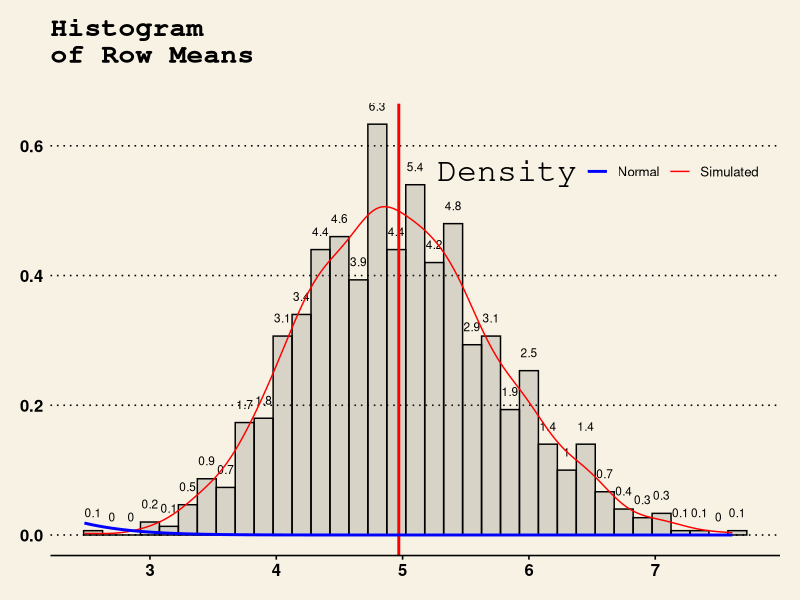

R code for this plot: (Note: this script raises an error after producing the figure.)
## ---- chunk 1
require(knitr)
opts_chunk$set(cache=FALSE, results = "show", fig.width=10, fig.height=8)
## ---- chunk 2
setwd("~/dev/cousera/courses/06_StatisticalInference/001_Course_Work")

requiredPackages <- c("ggplot2",   # Used to plot graphics 
                      "ggthemes",  # Extra themes, scales and geoms for ggplot (Very cool!)
                      "xtable",
                      "dplyr",
                      "compare")
ipak <- function(pkg){
        new.pkg <- pkg[!(pkg %in% installed.packages()[, "Package"])]
        if (length(new.pkg))
                install.packages(new.pkg, dependencies = TRUE)
        sapply(pkg, require, character.only = TRUE)
}

ipak(requiredPackages)
## ---- chunk 3

set.seed(777)           # Define random number seed

lambda <- 0.2           # Define the rate parameter
simulationCount <- 1000 # Define the number of simulations to run
sampleSize <- 40  # Define the sample size 

## ---- chunk 4

simulationData <- matrix(rexp(simulationCount*sampleSize, lambda), simulationCount, sampleSize)

## ---- chunk 5
# Calculate the row means... 
simulationData <- data.frame(simulationData) %>% mutate(row.Means = rowMeans(.[]))
head(simulationData$row.Means)

# Calculate Theoretical Mean
theoreticalMean <- 1/lambda
theoreticalSigma <- 1/lambda /sqrt(sampleSize)

## ---- chunk 6
gp <- ggplot(simulationData, aes(x=row.Means)) 
gp <- gp + theme_wsj()  # Use the wall Street Journal Theme for the plot
gp <- gp + geom_histogram(aes(y = ..density..), alpha = 0.2, binwidth = .15, colour="black", width=.2 )
# One thing we want to do is show the bin count above each bar of the histogram.
# We do this by using the stat_bin() function, where we set the label to the
# count of the bin as defined by the binwidth...
gp <- gp + stat_bin(binwidth = .15,
                    aes( y = (..density..),
                         label = round(..density.. * 10, digits=1), 
                         ymax = max(..density..) * 1.05 ), 
                    geom  = "text", 
                    size  = 3,
                    vjust = -1.5)
# Draw the simuluated mean as a vertical line (red)
gp <- gp + geom_vline(xintercept = mean(simulationData$row.Means), colour = 'red',size=1)
# Now we create two lines to ploy the simulated distribution (red), and the
# normal distribution (blue)
gp <- gp + geom_line(aes(y = ..density.., colour = 'Simulated'), stat = 'Density')
gp <- gp + stat_function(geom = "line", fun = dnorm, arg = list(mean = theoreticalMean, sd = theoreticalSigma),
              size = 1, aes(colour = 'Normal'), fill = NA)
gp <- gp + scale_colour_manual(name = 'Density', values = c('Blue', 'Red')) 
# Here we create a plot title across two lines...
title <- paste("Histogram")
title2 <- paste("of Row Means")
gp <- gp + ggtitle(paste0(title,"\n", title2, "\n"))
gp <- gp + theme(legend.position=c(0.75, 0.85), plot.title = element_text(size=20, lineheight=.8, face="bold"))
# Now display the plot...
print(gp)
## ---- chunk 7

# Calculate the simulated standard deviation from the sample data 
standardDeviationDistribution <- sd(simulationData$row.Means)
standardDeviationDistribution

# Calculate the theoretical standard deviation 
theoreticalStandardDeviationDistribution <- (1/lambda)/sqrt(sampleSize)
theoreticalStandardDeviationDistribution

# Calculate the distribution varience
distributionVariance <- (standardDeviationDistribution^2)
distributionVariance

# Calculate the theoretical variance 
variance_theory <- (((1/lambda)*(1/sqrt(sampleSize)))^2)
variance_theory

## ---- chunk 8

# Create example exponential Distribution
gp <- ggplot(as.vector(simulationData), aes(x=X1))
gp <- gp + theme_wsj()  # Use the wall Street Journal Theme for the plot
gp <- gp + geom_histogram(aes(y = ..density..), alpha = 0.2, binwidth = .15, colour="black", width=.5, prob = TRUE)
gp <- gp + geom_density(aes(y=..density..)) + ggtitle("Histogram of\nExponential Distribution") 
gp <- gp + stat_function(fun = dexp, arg = list(rate = lambda), size = 1, colour = "red")
gp <- gp + geom_rug(col = "darkred", alpha = 0.1)
print(gp)
## ---- chunk 9
gp <- ggplot(as.vector(simulationData), aes(x=row.Means)) 
gp <- gp + theme_wsj()  # Use the wall Street Journal Theme for the plot
gp <- gp + geom_histogram(aes(y = ..density..), alpha = 0.2, binwidth = .15, colour="black", width=.2 )
# One thing we want to do is show the bin count above each bar of the histogram.
# We do this by using the stat_bin() function, where we set the label to the
# count of the bin as defined by the binwidth...
gp <- gp + stat_bin(binwidth = .15,
                    aes( y = (..density..),
                         label = round(..density.. * 10, digits=1), 
                         ymax = max(..density..) * 1.05 ), 
                    geom  = "text", 
                    size  = 3,
                    vjust = -1.5)

# Draw the simulated mean as a vertical line (red)
gp <- gp + geom_vline(xintercept = mean(simulationData$row.Means), colour = 'red',size=.5, linetype = "longdash")
# Draw the theoretical mean as a vertical line (red)
gp <- gp + geom_vline(xintercept = mean(theoreticalMean), colour = 'Blue',size=.5, linetype = "longdash")

# Now we create two lines to ploy the simulated distribution (red), and the
# normal distribution (blue)
gp <- gp + geom_line(aes(y = ..density.., colour = 'Simulated'), stat = 'Density', linetype = "longdash")
gp <- gp + stat_function(geom = "line", fun = dnorm, arg = list(mean = theoreticalMean, sd = theoreticalSigma),
              size = 1, aes(colour = 'Normal'), fill = NA, linetype = "longdash")
gp <- gp + scale_colour_manual(name = 'Density', values = c('Blue', 'Red')) 
# Here we create a plot title across two lines...
title <- paste("Histogram")
title2 <- paste("of Row Means")
gp <- gp + ggtitle(paste0(title,"\n", title2, "\n"))
gp <- gp + theme(legend.position=c(0.75, 0.85), plot.title = element_text(size=20, lineheight=.8, face="bold"))
# Now display the plot...
print(gp)
## ---- chunk 10

y <- quantile(simulationData$row.Means[!is.na(simulationData$row.Means)], c(0.25, 0.75))
x <- qnorm(c(0.25, 0.75))
slope <- diff(y)/diff(x)
int <- y[1L] - slope * x[1L]

d <- data.frame(resids = simulationData$row.Means)

gp <- ggplot(d, aes(sample = resids)) 
gp <- gp + theme_wsj()  # Use the wall Street Journal Theme for the plot
gp <- gp + stat_qq() 
gp <- gp + geom_abline(slope = slope, intercept = int, color='red')
title <- paste("QQ Plot")
title2 <- paste("of Row Means")
gp <- gp + ggtitle(paste0(title,"\n", title2, "\n"))
gp <- gp + theme(legend.position=c(0.75, 0.85), plot.title = element_text(size=20, lineheight=.8, face="bold"))
print(gp)       
## ---- chunk 11
# Display R session info
sessionInfo()
